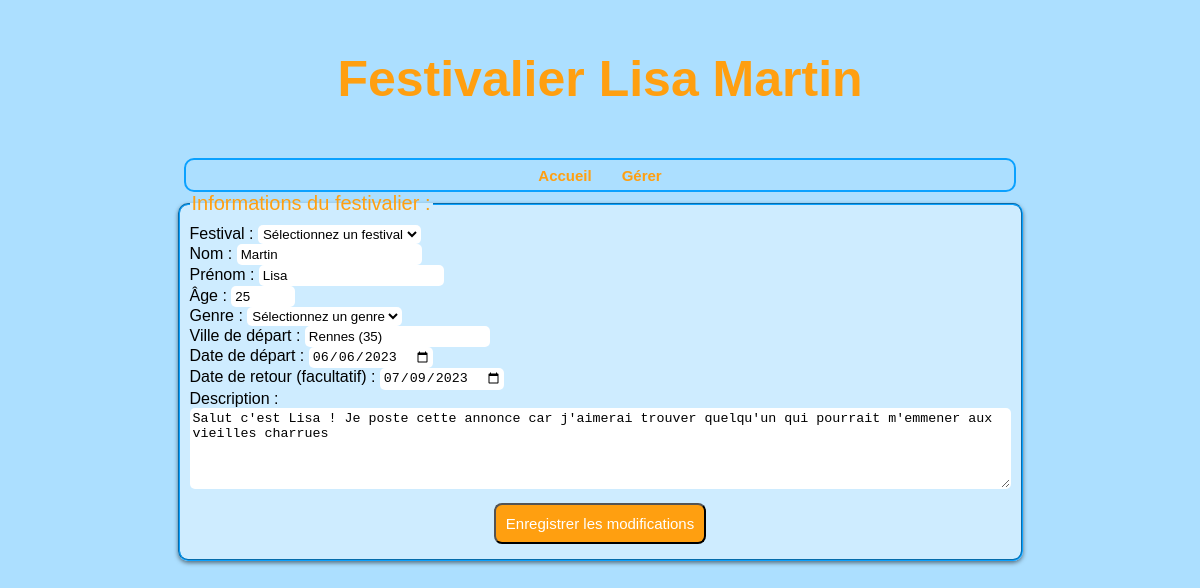
The app's page /ModificationFestivalier.php?id=8 (signed in) with its own data.
### tables this page shows
CREATE TABLE `festivalier` (
  `id` int(11) NOT NULL,
  `nom` varchar(25) NOT NULL,
  `prenom` varchar(25) NOT NULL,
  `age` int(11) NOT NULL,
  `genre` varchar(10) NOT NULL,
  `festival` varchar(35) NOT NULL,
  `ville` varchar(30) NOT NULL,
  `dateAller` date NOT NULL,
  `dateRetour` date DEFAULT NULL,
  `description` text NOT NULL,
  `createur` varchar(25) NOT NULL
);

### DAO/FestivalierDAO.php (called while the page is built, shortened)
<?php
class FestivalierDAO extends DAO
{
    public function getFestivalier(object $festivalier){
        $id = $festivalier->getId();
        $connexion = $this->connect;
        $pdostat = $connexion->prepare("SELECT * FROM festivalier WHERE id = :id");
        $pdostat->bindValue(':id', $id);
        $pdostat->execute();
        return $pdostat;
    }
}

### models/Festivalier.php (called while the page is built, shortened)
<?php
class Festivalier {
    private $id;
    public function __construct($id, $nom, $prenom, $age, $genre, $festival, $ville, $dateAller, $dateRetour, $description, $createur) {
        $this->id = $id;
    }
    public function getId() { return $this->id; }
}
?>

### ModificationFestivalier.php (the view, shortened to what this page needs)
<?php
require_once 'models/Festivalier.php';
require_once 'DAO/FestivalierDAO.php';
require_once 'DAO/FestivalDAO.php';
if (isset($_GET['id'])) {
    try {
        $pdo = new PDO('mysql:host=localhost; dbname=festicovoit; charset=utf8mb4', 'root', 'root');
        $pdo->setAttribute(PDO::ATTR_ERRMODE, PDO::ERRMODE_EXCEPTION);
        $festivalier = new Festivalier($_GET['id'], "", "", "", "", "", "", "", "", "", "");
        $festivalierDAO = new FestivalierDAO($pdo);
        $exists = $festivalierDAO->exists($festivalier);
        if (!$exists) {
            header('Location:Membre.php?erreur=6');
        } else {
            $festivalierInfos = $festivalierDAO->getFestivalier($festivalier);
        }
        if ($festivalierInfos->rowCount() == 0) {
            header('Location:Membre.php?erreur=7');
        } else {
            foreach ($festivalierInfos->fetchAll(PDO::FETCH_ASSOC) as $ligne) {
                $nom = $ligne['nom'];
                $prenom = $ligne['prenom'];
                $age = $ligne['age'];
                $ville = $ligne['ville'];
                $dateAller = $ligne['dateAller'];
                $dateRetour = $ligne['dateRetour'];
                $description = $ligne['description'];
            }
        }
    } catch (PDOException $e) {
        echo "<p>Erreur: " . $e->getMessage();
        die();
    }
}
?>
<!DOCTYPE html>
<html lang="fr">
<head>
    <link href="Style.php" rel="stylesheet" media="all" type="text/css">
</head>
<body>
    <h1>Festivalier <?php echo $prenom . " " . $nom; ?></h1>
    <div class="menu">
        <a href="Home.php">
            <h4>Accueil</h4>
        </a>
        <?php
        if (isset($_SESSION['pseudo']) && isset($_SESSION['admin'])) {
            echo '<a href="AdminFestivaliers.php">
                    <h4>Gérer</h4>
                  </a>';
        }
        ?>
    </div>
    <fieldset>
        <legend>Informations du festivalier :</legend>
        <form method="POST" action="ValidationModificationFestivalier.php?id=<?php echo $_GET['id']; ?>">
            <label for="festival" class="inscription">Festival : </label>
            <select id="festival" name="festival" class="champ" required>
                <option value="">Sélectionnez un festival</option>
            </select>
            <br>
            <label for="nom" class="inscription">Nom : </label>
            <input id="nom" type="text" name="nom" minlength="2" placeholder="Dupont" class="champ" value="<?php echo $nom; ?>" required autofocus><br>
            <label for="prenom" class="inscription">Prénom : </label>
            <input id="prenom" type="text" name="prenom" minlength="2" placeholder="Jean" class="champ" value="<?php echo $prenom; ?>" required><br>
            <label for="age" class="inscription">Âge : </label>
            <input id="age" type="number" name="age" size="10" min="10" max="100" class="champ" value="<?php echo $age; ?>" required><br>
            <label for="genre" class="inscription">Genre : </label>
            <select id="genre" name="genre" class="champ" required>
                <option value="">Sélectionnez un genre</option>
            </select>
            <br>
            <label for="ville" class="inscription">Ville de départ : </label>
            <input id="ville" type="text" name="ville" minlength="2" placeholder="Paris (75)" class="champ" value="<?php echo $ville; ?>" required><br>
            <label for="dateAller" class="inscription">Date de départ : </label>
            <input id="dateAller" type="date" name="dateAller" class="champ" value="<?php echo $dateAller; ?>" required><br>
            <label for="dateRetour" class="inscription">Date de retour (facultatif) : </label>
            <input id="dateRetour" type="date" name="dateRetour" class="champ" value="<?php echo $dateRetour; ?>"><br>
            <label for="description" class="inscription">Description : </label>
            <textarea id="description" name="description" maxlength="500" rows="5" cols="100" placeholder="Je suis à la recherche d'un trajet entre rennes et paris pour me rendre au festival solidays..." class="champ" required><?php echo $description; ?> </textarea><br>
            <input class="envoi" type="submit" name="enregistrer" value="Enregistrer les modifications">
        </form>
    </fieldset>
</body>
</html>

### records on screen
festivalier: prenom "Lisa", nom "Martin", age "25", ville "Rennes (35)", dateAller "06/06/2023", dateRetour "07/09/2023", description "Salut c'est Lisa ! Je poste cette annonce car j'aimerai trouver quelqu'un qui pourrait m'emmener aux vieilles charrues"
